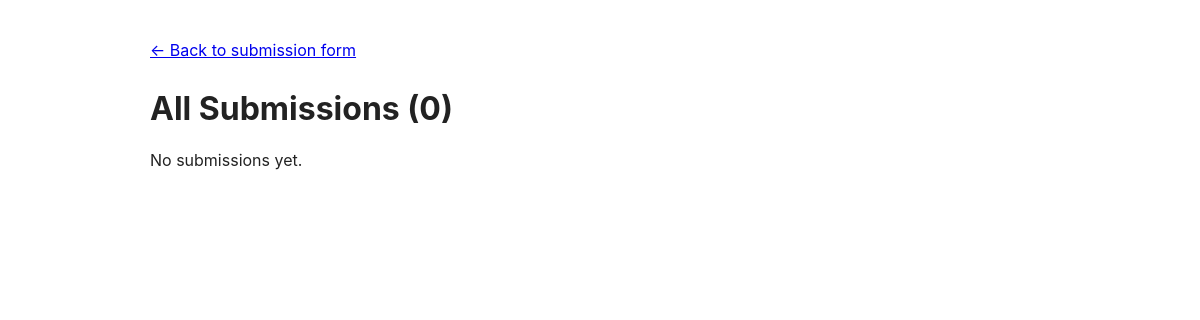
/submissions, run on an earlier commit of the app's database.
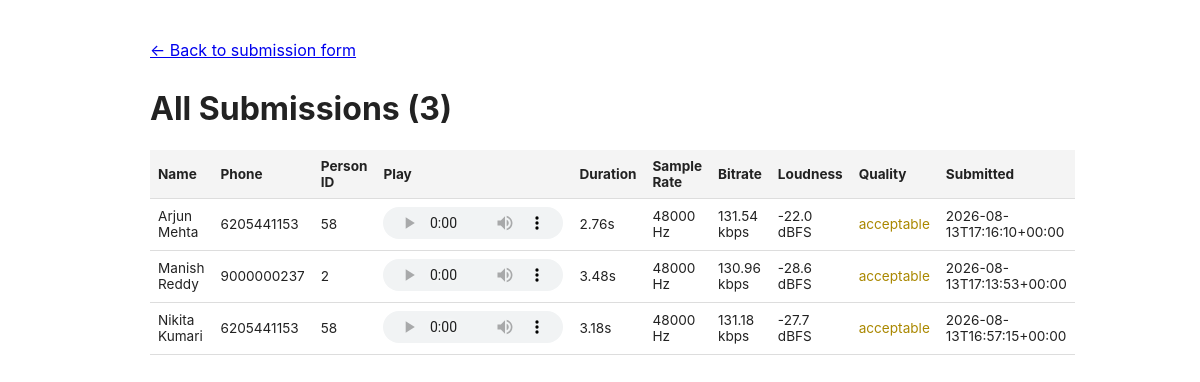
And on a later commit of the database.
### tables this page shows
CREATE TABLE audio_submissions (
    submission_id INTEGER PRIMARY KEY AUTOINCREMENT,
    person_id INTEGER REFERENCES people(person_id),
    submitted_name TEXT,
    submitted_phone TEXT,
    file_path TEXT,
    duration_sec REAL,
    sample_rate_hz INTEGER,
    bitrate_kbps REAL,
    loudness_dbfs REAL,
    quality_estimate TEXT,
    created_at TEXT
);

CREATE TABLE people (
    person_id INTEGER PRIMARY KEY AUTOINCREMENT,
    canonical_name TEXT,
    canonical_email TEXT,
    canonical_phone TEXT,
    canonical_city TEXT,
    matched_from_sources TEXT,   -- e.g. "source1_naukri,source2_gig"
    match_confidence TEXT        -- 'exact' (email/phone) or 'name_city'
);

### app/app.py (the view)
@app.route("/submissions")
def submissions():
    conn = get_db()
    cur = conn.cursor()
    cur.execute("""
        SELECT s.submission_id, s.submitted_name, s.submitted_phone, s.file_path,
               s.duration_sec, s.sample_rate_hz, s.bitrate_kbps, s.loudness_dbfs,
               s.quality_estimate, s.created_at, p.person_id
        FROM audio_submissions s
        LEFT JOIN people p ON p.person_id = s.person_id
        ORDER BY s.created_at DESC
    """)
    rows = [dict(r) for r in cur.fetchall()]
    conn.close()
    return render_template("submissions.html", submissions=rows)

### app/app.py (called while the page is built)
def get_db():
    conn = sqlite3.connect(DB_PATH)
    conn.row_factory = sqlite3.Row
    return conn

### app/templates/submissions.html (shortened to what this page needs)
<!DOCTYPE html>
<html lang="en">
<head>
</head>
<body>
<a class="back" href="/">&larr; Back to submission form</a>
<h1>All Submissions ({{ submissions|length }})</h1>
{% if submissions %}
<table>
  <tr>
    <th>Name</th>
    <th>Phone</th>
    <th>Person ID</th>
    <th>Play</th>
    <th>Duration</th>
    <th>Sample Rate</th>
    <th>Bitrate</th>
    <th>Loudness</th>
    <th>Quality</th>
    <th>Submitted</th>
  </tr>
  {% for s in submissions %}
  <tr>
    <td>{{ s.submitted_name }}</td>
    <td>{{ s.submitted_phone }}</td>
    <td>{{ s.person_id }}</td>
    <td><audio controls src="/uploads/{{ s.file_path }}"></audio></td>
    <td>{{ s.duration_sec }}s</td>
    <td>{{ s.sample_rate_hz }} Hz</td>
    <td>{{ s.bitrate_kbps }} kbps</td>
    <td>{{ s.loudness_dbfs }} dBFS</td>
    <td class="quality-{{ s.quality_estimate }}">{{ s.quality_estimate }}</td>
    <td>{{ s.created_at }}</td>
  </tr>
  {% endfor %}
</table>
{% else %}
<p>No submissions yet.</p>
{% endif %}
</body>
</html>

### app/templates/submissions.html (style rules this page uses)
body { font-family: -apple-system, Arial, sans-serif; max-width: 900px; margin: 40px auto; padding: 0 16px; color: #222; }
table { width: 100%; border-collapse: collapse; margin-top: 16px; }
th, td { text-align: left; padding: 8px; border-bottom: 1px solid #ddd; font-size: 0.85rem; }
th { background: #f4f4f4; }
audio { width: 180px; height: 32px; }
.quality-acceptable { color: #a80; }
a.back { display: inline-block; margin-bottom: 8px; }

What changed in the data, as far as the page shows it:
added audio_submissions: submitted_name "Arjun Mehta", submitted_phone "6205441153", person_id "58", duration_sec "2.76", sample_rate_hz "48000", bitrate_kbps "131.54", loudness_dbfs "-22.0", quality_estimate "acceptable", created_at "2026-08-13T17:16:10+00:00"
added audio_submissions: submitted_name "Manish Reddy", submitted_phone "9000000237", person_id "2", duration_sec "3.48", sample_rate_hz "48000", bitrate_kbps "130.96", loudness_dbfs "-28.6", quality_estimate "acceptable", created_at "2026-08-13T17:13:53+00:00"
added audio_submissions: submitted_name "Nikita Kumari", submitted_phone "6205441153", person_id "58", duration_sec "3.18", sample_rate_hz "48000", bitrate_kbps "131.18", loudness_dbfs "-27.7", quality_estimate "acceptable", created_at "2026-08-13T16:57:15+00:00"
Also different on the page:
{{ submissions|length }}: "0" → "3"
text no longer shown: "No submissions yet."
text now shown: "Name Phone Person ID Play Duration Sample Rate Bitrate Loudness Quality Submitted"
